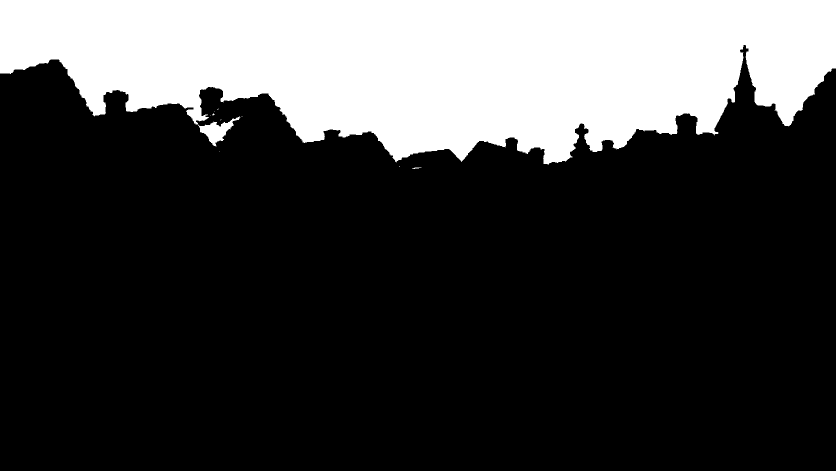
#> input picture GFX_assets/planlagte/himmel/himmelmaske.png, 1672 x 941 px (shown at 1/2 size)
$ python himmeltest.py
#> lines starting #> are read from the running program, lines starting #| are printed output that depends on the picture; after the words box and inside, x2 and y2 are one past the last pixel; in counts of white or black regions, pixels touching at a corner belong together
"""Prøvebilder for himmelmasken: byen fra en markedsbakgrunn + ny himmel + skyer som glir.

Skyene er foreløpig klippet ut av marked-dag.jpg (plassholdere til bestilte skybilder).
Utdata i GFX_assets/planlagte/himmel/test/. Kjør etter tools/himmelmaske.py: py tools/himmeltest.py
"""
from pathlib import Path
import numpy as np
from PIL import Image, ImageDraw

ROT = Path(__file__).resolve().parent.parent
BG = ROT / 'client/public/art/bg'
UT = ROT / 'GFX_assets/planlagte/himmel/test'
MASKE = np.asarray(Image.open(ROT / 'GFX_assets/planlagte/himmel/himmelmaske.png')) > 127
#> MASKE: shape (941, 1672) bool; 25.4% white; 10 white regions (8 under 20 px), largest, box (x1, y1, x2, y2) and area: (0, 0, 1672, 329) 399723, (824, 335, 843, 338) 31

# Fargetone på skyene per variant (ganges med skyens farge) og hvor mørk himmelen er.
TONE = {'dag': (1, 1, 1), 'natt': (0.32, 0.38, 0.62), 'storm-dag': (0.58, 0.6, 0.68), 'kveld': (0.75, 0.6, 0.7)}


def les(navn):
    return np.asarray(Image.open(BG / f'marked-{navn}.jpg').convert('RGB')).astype(float)


def himmelgradient(bilde):
    """Jevn gradient fra variantens egen himmel: median per rad, tilpasset et 2.-gradspolynom."""
    h, w, _ = bilde.shape
    ys, farger = [], []
    for y in range(h):
        rad = MASKE[y]
        if rad.sum() > w * 0.2:
            ys.append(y)
            farger.append(np.median(bilde[y][rad], 0))
    ys, farger = np.array(ys), np.array(farger)
    alle = np.arange(h)
    kol = [np.polyval(np.polyfit(ys, farger[:, k], 2), np.clip(alle, 0, ys.max())) for k in range(3)]
    g = np.stack(kol, 1)[:, None, :].repeat(w, 1)
    return np.clip(g, 0, 255)


def skyer():
    """Klipp ut skyene fra dag-bildet: lyse piksler i himmelen, ett utsnitt per sammenhengende sky."""
    dag = les('dag')
    sky = MASKE & (dag[..., 0] > 150)
    im = Image.fromarray(sky.astype(np.uint8) * 255).copy()
    ut = []
    for y, x in zip(*np.nonzero(sky)):
        if im.getpixel((int(x), int(y))) != 255:
            continue
        ImageDraw.floodfill(im, (int(x), int(y)), 100)
        omr = np.asarray(im) == 100
        ImageDraw.floodfill(im, (int(x), int(y)), 50)
        if omr.sum() < 150:
            continue
        yy, xx = np.nonzero(omr)
        y0, y1, x0, x1 = yy.min(), yy.max() + 1, xx.min(), xx.max() + 1
        rgba = np.zeros((y1 - y0, x1 - x0, 4))
        rgba[..., :3] = dag[y0:y1, x0:x1]
        rgba[..., 3] = omr[y0:y1, x0:x1] * 255
        ut.append((x0, y0, rgba))
    return ut


def bilde(navn, skyliste, t):
    by = les(navn)
    h, w, _ = by.shape
    ny = himmelgradient(by)
    tone = np.array(TONE.get(navn, (1, 1, 1)))
    for i, (x0, y0, rgba) in enumerate(skyliste):
        fart = 6 + 10 * (1 - y0 / 300)  # skyer høyt oppe (nærmere) glir litt raskere
        x = int((x0 + fart * t) % (w + 400)) - 200
        sh, sw, _ = rgba.shape
        a = rgba[..., 3:4] / 255
        for dx in (x, x - (w + 400)):
            xa, xb = max(dx, 0), min(dx + sw, w)
            if xb <= xa:
                continue
            del_ = ny[y0:y0 + sh, xa:xb]
            kilde = rgba[:, xa - dx:xb - dx]
            del_[:] = del_ * (1 - a[:, xa - dx:xb - dx]) + kilde[..., :3] * tone * a[:, xa - dx:xb - dx]
    m = MASKE[..., None]
    return Image.fromarray(np.where(m, ny, by).astype(np.uint8))


def main():
    s = skyer()
#> in skyer, im is the input picture: PIL image 1672x941 L; 25.4% white; 10 white regions (8 under 20 px), largest, box (x1, y1, x2, y2) and area: (0, 0, 1672, 329) 399723, (824, 335, 843, 338) 31
#> the loop in skyer, `for y, x in zip(*np.nonzero(sky)):` made 399780 passes
#> (y0, y1, x0, x1) on pass 1: (0, 329, 0, 1672)
#> pass 1, in skyer, `omr = np.asarray(im) == 100`:
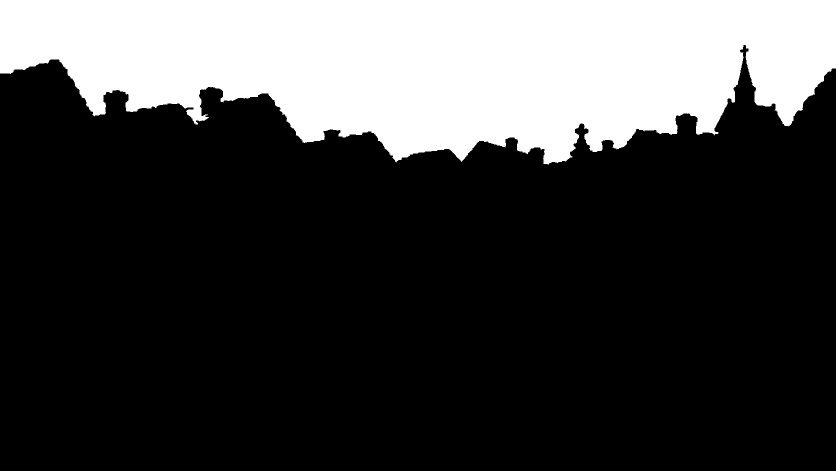
#> omr: shape (941, 1672) bool (shown at 1/2 size); 25.3% white; 1 white region, box (x1, y1, x2, y2) and area: (0, 0, 1672, 329) 397912
#> after the loop in skyer, `for y, x in zip(*np.nonzero(sky)):`:
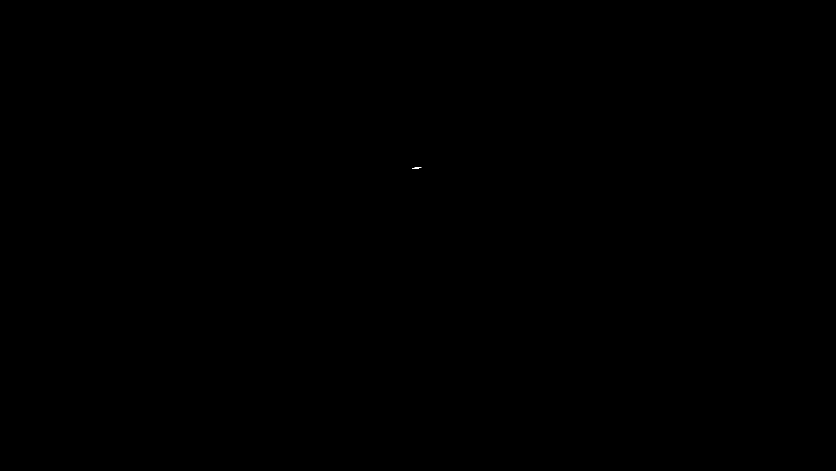
#> omr: shape (941, 1672) bool (shown at 1/2 size); 0% white in thin lines or dots, all inside (x1, y1, x2, y2) = (824, 335, 843, 338)
#> after the loop in skyer, `for y, x in zip(*np.nonzero(sky)):`: ut = 2 items
    print(len(s), 'skyer klippet ut')
    for navn in ('dag', 'natt', 'storm-dag', 'kveld'):
        bilde(navn, s, 0).save(UT / f'ny-himmel-{navn}.png')
    rammer = [bilde('dag', s, t).crop((0, 0, 1672, 420)).resize((836, 210), Image.NEAREST) for t in range(0, 40, 2)]
    rammer[0].save(UT / 'skyer-glir-dag.gif', save_all=True, append_images=rammer[1:], duration=120, loop=0)


if __name__ == '__main__':
    main()
#| 2 skyer klippet ut
#> after the loop in himmelgradient, `for y in range(h):`: farger = 295 items, first 6: [255, 255, 255], [255, 255, 255], [255, 255, 255], [255, 255, 255], [255, 255, 255], [255, 255, 255]; ys = 295 values from 0 to 294
#> in himmelgradient, `ys, farger = np.array(ys), np.array(farger)`: farger = 295 rows, first 8: [255, 255, 255], [255, 255, 255], [255, 255, 255], [255, 255, 255], [255, 255, 255], [255, 255, 255], [255, 255, 255], [255, 255, 255]
#> in himmelgradient, `alle = np.arange(h)`: alle = 941 values from 0 to 940
#> in himmelgradient, `kol = [np.polyval(np.polyfit(ys, farger[:, k], 2), np.clip(alle, 0, ys..`: kol = 3 items
#> in himmelgradient, `g = np.stack(kol, 1)[:, None, :].repeat(w, 1)`:
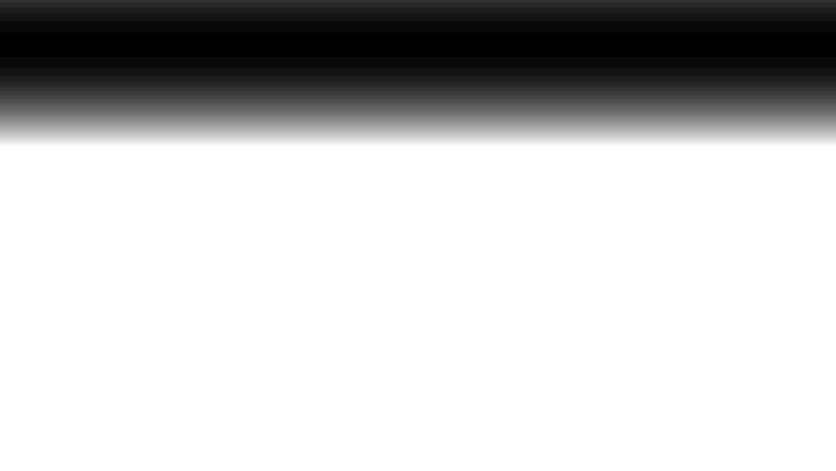
#> g: shape (941, 1672, 3) float64 (shown at 1/2 size); min 255, max 255, mean 255; drawn with min black and max white
#> in bilde, `tone = np.array(TONE.get(navn, (1, 1, 1)))`: tone = [1, 1, 1]
#> the loop in bilde, `for i, (x0, y0, rgba) in enumerate(skyliste):` made 2 passes
#> (x0, y0, fart, x, sh, sw) on passes 1 to 2: (0, 0, 16, -200, 329, 1672), (396, 233, 8.23, 196, 60, 85)
#> pass 1, in bilde, `a = rgba[..., 3:4] / 255`:
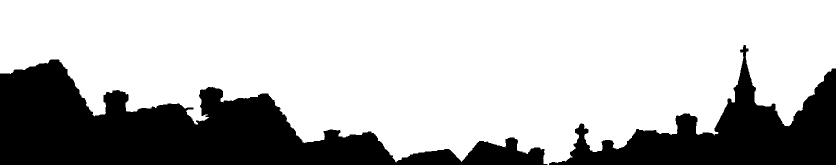
#> a: shape (329, 1672, 1) float64 (shown at 1/2 size); values 0 (black) and 1 (white), 72.3% white; 2 black regions, box (x1, y1, x2, y2) and area: (0, 119, 1095, 329) 102234, (1098, 90, 1672, 329) 49942
#> pass 2, in bilde, `a = rgba[..., 3:4] / 255`:
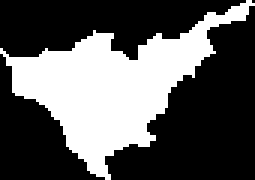
#> a: shape (60, 85, 1) float64 (shown 3 times larger); values 0 (black) and 1 (white), 35.5% white; 1 white region, box (x1, y1, x2, y2) and area: (0, 0, 85, 60) 1811
#> after the loop in bilde, `for i, (x0, y0, rgba) in enumerate(skyliste):`: del_: shape (60, 85, 3) float64; every value is 255
#> (the run stopped early here; a loop or call above may not have finished)
